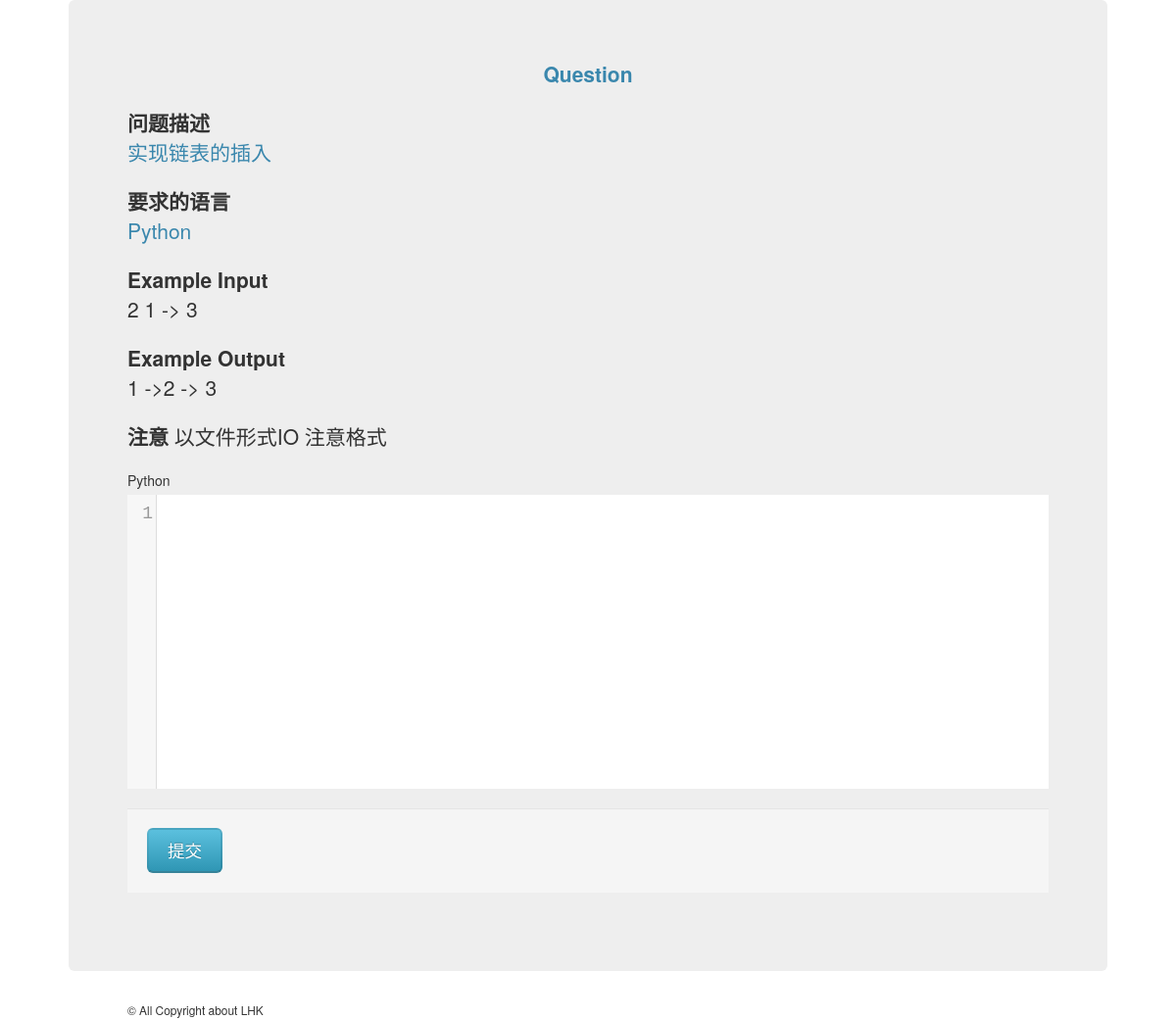
Screenshot of /Tapp/courses/design/2/ with the database file from the repository.
### Tapp/models.py (models this page shows, shortened)
class DesignQuestion(models.Model): # 程序设计题
    knowledge = models.ForeignKey(Knowledge,on_delete=models.CASCADE) # 对应知识
    question_title = models.CharField(max_length=20,default="Question")
    question_text = models.CharField(max_length=200) # 问题描述
    question_language = models.CharField(max_length=30,choices=[('C','C language'),('C++','C plus plus'),('Python','Python'),('Verilog','Verilog')]) # 需要的语言
    total_submit = models.IntegerField(default=0) # 总提交人数
    correct_submit = models.IntegerField(default=0) # 正确人数
    example_input = models.TextField(default="No") # 示例输入
    example_output = models.TextField(default="No") # 示例输出
    inputFile = models.FileField(default="Files/empty.json", upload_to="Files/") # 输入用例
    outputFile = models.FileField(default="Files/empty.json", upload_to="Files/") # 输出结果
    question_analysis = models.TextField(default="no") # 正确代码 -- 用于比对

### Tapp/views.py (the view)
# urls.py: path('courses/design/<int:pk>/',views.DesignDetail ,name="designDetail"),
def DesignDetail(request,pk):
    try:
        design = DesignQuestion.objects.get(pk=pk)
        codetype = getTextType(design.question_language)
        context = {
            "design":design,
            "textType":codetype
        }
        return render(request,"Tapp/designDetail.html",context)
    except Exception:
        return HttpResponse("<h1>No such design question<h1>")

### Tapp/views.py (called while the page is built)
def getTextType(lang:str):
    return textType[lang]

### Tapp/templates/Tapp/designDetail.html (shortened to what this page needs)
<head>
    {% load static %}
    <link rel="stylesheet" href="{% static 'Tapp/css/bootstrap.css' %}">
    <link rel="stylesheet" href='{% static "Tapp/codemirror/lib/codemirror.css" %}'>
</head>
<body>
    <div class="container hero-unit">
    {% if design %}
        <p class="lead text-center"><strong class="text-info">{{ design.question_title }}</strong> </p>
        <p class="lead"><strong>问题描述</strong> <br> <span class="text-info">{{ design.question_text }}</span> </p>
        <p class="lead"><strong>要求的语言</strong> <br> <span class="text-info"> {{ design.question_language }}</span> </p>
        <p class="lead"><strong>Example Input</strong><br>{{ design.example_input }} </p>
        <p class="lead"><strong>Example Output</strong> <br> {{ design.example_output }} </p>
        <p class="lead"><strong>注意</strong> 以文件形式IO 注意格式 </p>
        <form action="{% url 'Tapp:handleDesign' design.id %}" method="POST" >
            <div class="">
                <label for="code">{{ design.question_language }}</label>
            </div>
            <div class="form-actions">
                <button class="btn-info btn-large">提交</button>
            </div>
        </form>
    {% else %}
    <p class="lead">No such design question</p>
    {% endif %}
    </div>
</body>
<footer>
    <div class="container">
        <small>&COPY; All Copyright about LHK</small>
    </div>
</footer>

### rows the page displays
DesignQuestion: question_title "Question", question_text "实现链表的插入", question_language "Python", example_input "2 1 -> 3", example_output "1 ->2 -> 3"
